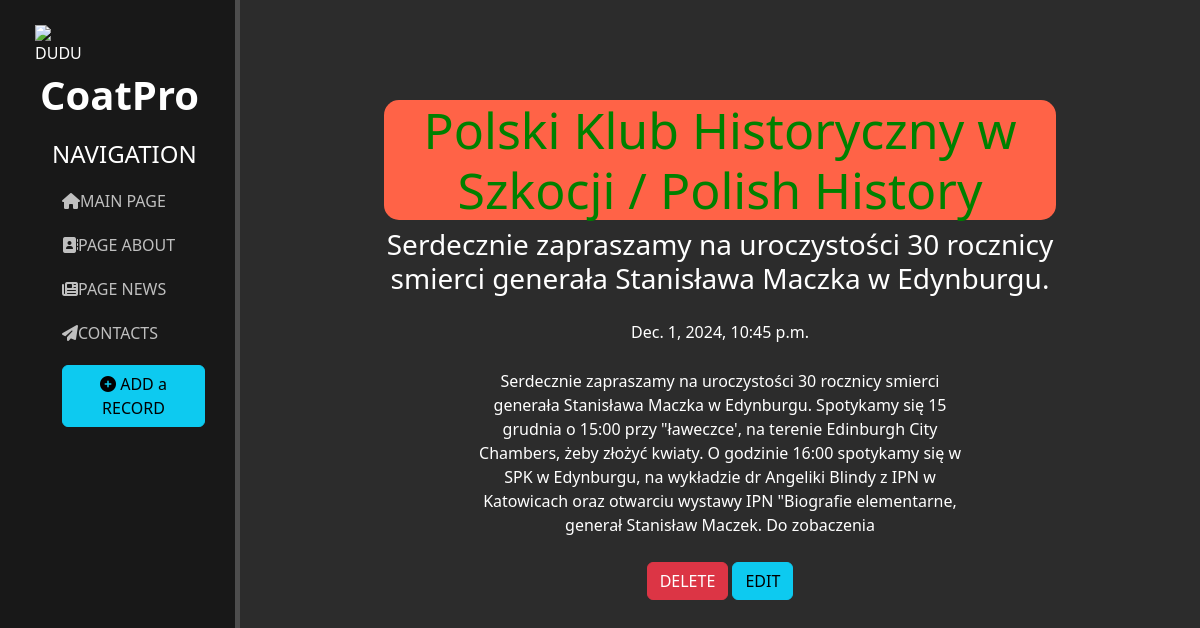
The page /news/2 on the database its author committed.
### news/models.py (models this page shows, shortened)
class Articles(models.Model):
    title = models.CharField('Article_title', max_length = 50)
    anons = models.CharField('Announcement', max_length=250)
    full_text = models.TextField('Article')
    date = models.DateTimeField('Date of publication')

### news/views.py (the view)
# urls.py: path('<int:pk>', views.NewsDetailView.as_view(), name = 'news-detail'),
class NewsDetailView(DetailView):
    model =  Articles
    template_name = 'news/detailes_view.html'
    context_object_name = 'article'

### news/templates/news/detailes_view.html (shortened to what this page needs)
{% extends 'main/layout.html' %}
{% block content %}
    <div class="features" style="margin-bottom: 50px">
        <h1 class="page_title" style="background-color:rgb(255, 99, 71); color:green;">{{ article.title }}</h1>
        <h3>{{ article.anons }}</h3>
        <p>{{ article.date }}</p>
        <p>{{ article.full_text }}</p>
        <a href="{% url 'news-delete' article.id %}" class="btn btn-danger" >DELETE</a>
        <a href="{% url 'news-update' article.id %}" class="btn btn-info" >EDIT</a>
    </div>
{% endblock  %}

### main/static/main/css/main.css (style rules this page uses)
body { background: #2c2c2c; }
.page_title { border-radius: 15px; }
main .features { color: #fff; margin-top: 100px; margin-left: auto; margin-right: auto; text-align: center; width: 70%; }
main .features h1 { font-size: 50px; }
main .features p { max-width: 500px; margin: 25px auto; }

### main/templates/main/layout.html (style rules this page uses)
a { text-decoration: none; }

### rows shown on the page
Articles: title "Polski Klub Historyczny w Szkocji / Polish History", anons "Serdecznie zapraszamy na uroczystości 30 rocznicy smierci generała Stanisława Maczka w Edynburgu.", date "Dec. 1, 2024, 10:45 p.m.", full_text "Serdecznie zapraszamy na uroczystości 30 rocznicy smierci generała Stanisława Maczka w Edynburgu. Spotykamy się 15 grudnia o 15:00 przy \"ławeczce', na terenie Edinburgh City Chambers, żeby złożyć kwiaty. O godzinie 16:00 spotykamy się w SPK w Edynburgu, na wykładzie dr Angeliki Blindy z IPN w Katowicach oraz otwarciu wystawy IPN \"Biografie elementarne, generał Stanisław Maczek. Do zobaczenia"
